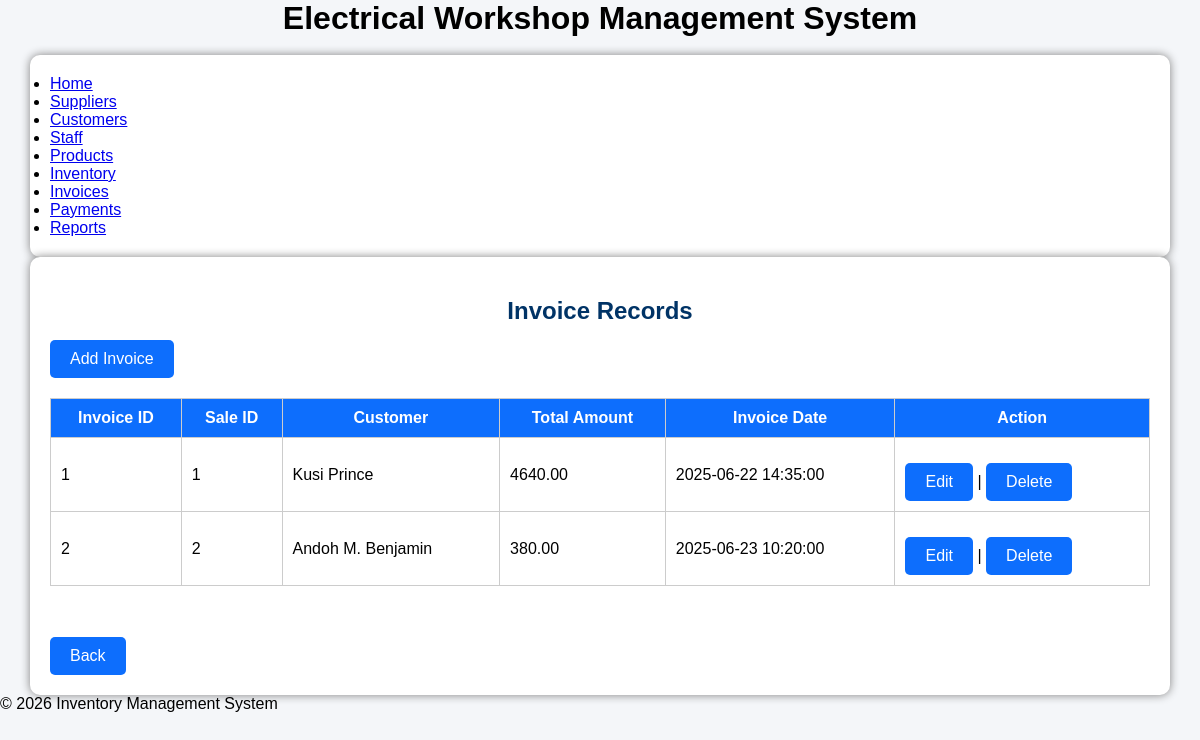
The page /invoice/view_invoice.php (signed in) on the database its author committed.
### tables this page shows
CREATE TABLE invoice (
  `Invoice_ID` int NOT NULL AUTO_INCREMENT,
  `Sale_ID` int NOT NULL,
  `Total_Amount` decimal(10,2) NOT NULL,
  `Invoice_Date` datetime NOT NULL,
  PRIMARY KEY (`Invoice_ID`),
  UNIQUE KEY `Sale_ID` (`Sale_ID`),
  CONSTRAINT `invoice_ibfk_1` FOREIGN KEY (`Sale_ID`) REFERENCES `sale` (`Sale_ID`)
);

CREATE TABLE customer (
  `Customer_ID` int NOT NULL AUTO_INCREMENT,
  `Customer_Name` varchar(100) NOT NULL,
  `Phone` varchar(20) DEFAULT NULL,
  `Address` varchar(255) DEFAULT NULL,
  PRIMARY KEY (`Customer_ID`),
  UNIQUE KEY `Phone` (`Phone`)
);

### invoice/view_invoice.php (the view, shortened to what this page needs)
<?php
include '../config/database.php';
include '../includes/header.php';
$sql = "SELECT i.*, c.Customer_Name
        FROM Invoice i
        JOIN Sale s
        ON i.Sale_ID=s.Sale_ID
        JOIN Customer c
        ON s.Customer_ID=c.Customer_ID";
$result = mysqli_query($conn,$sql);
?>
<!DOCTYPE html>
<html>
<head>
<link rel="stylesheet" href="../css/style.css">
</head>
<body>
<div class="container">
<h2>Invoice Records</h2>
<a href="add_invoice.php" class="btn">Add Invoice</a>
<table>
<tr>
<th>Invoice ID</th>
<th>Sale ID</th>
<th>Customer</th>
<th>Total Amount</th>
<th>Invoice Date</th>
<th>Action</th>
</tr>
<?php while($row=mysqli_fetch_assoc($result)){ ?>
<tr>
<td><?php echo $row['Invoice_ID']; ?></td>
<td><?php echo $row['Sale_ID']; ?></td>
<td><?php echo $row['Customer_Name']; ?></td>
<td><?php echo $row['Total_Amount']; ?></td>
<td><?php echo $row['Invoice_Date']; ?></td>
<td>
<a href="edit_invoice.php?id=<?php echo $row['Invoice_ID']; ?>" class="btn">Edit</a> |
<a href="delete_invoice.php?id=<?php echo $row['Invoice_ID']; ?>" class="btn">Delete</a>
</td>
</tr>
<?php } ?>
</table>
<br><br>
<div><a href="index.php" class="btn">Back</a></div>
</div>
<?php include '../includes/footer.php'; ?>
</body>
</html>

### css/style.css (style rules this page uses)
Body { Font-family: Arial; Background:#f4f4f4; }
.container { Width:70%; Margin:auto; Background:#fff; Padding:20px; Margin-top:40px; Border-radius:10px; Box-shadow:0 0 10px gray; }
H2 { Text-align:center; Color:#003366; }
Button,.btn { Background:#003366; Color:white; Padding:10px 20px; Border:none; Text-decoration:none; Display:inline-block; Margin-top:15px; Cursor:pointer; }
Table { Width:100%; Border-collapse:collapse; Margin-top:20px; }
Table,th,td { Border:1px solid #ccc; }
Th { Background:#003366; Color:white; Padding:10px; }
Td { Padding:10px; }
* { margin:0; padding:0; box-sizing:border-box; font-family:Arial, Helvetica, sans-serif; }
body { background:#f4f6f9; }
.container { width:95%; margin:auto; }
.btn { display:inline-block; background:#0d6efd; color:white; padding:10px 20px; text-decoration:none; border-radius:5px; }
table { width:100%; border-collapse:collapse; margin-top:20px; }
table th { background:#0d6efd; color:white; padding:10px; }
table td { padding:10px; border:1px solid #ccc; }
h2 { margin-top:20px; }

### rows shown on the page
invoice: Invoice_ID "1", Sale_ID "1", customer.Customer_Name "Kusi Prince", Total_Amount "4640.00", Invoice_Date "2025-06-22 14:35:00"
invoice: Invoice_ID "2", Sale_ID "2", customer.Customer_Name "Andoh M. Benjamin", Total_Amount "380.00", Invoice_Date "2025-06-23 10:20:00"
